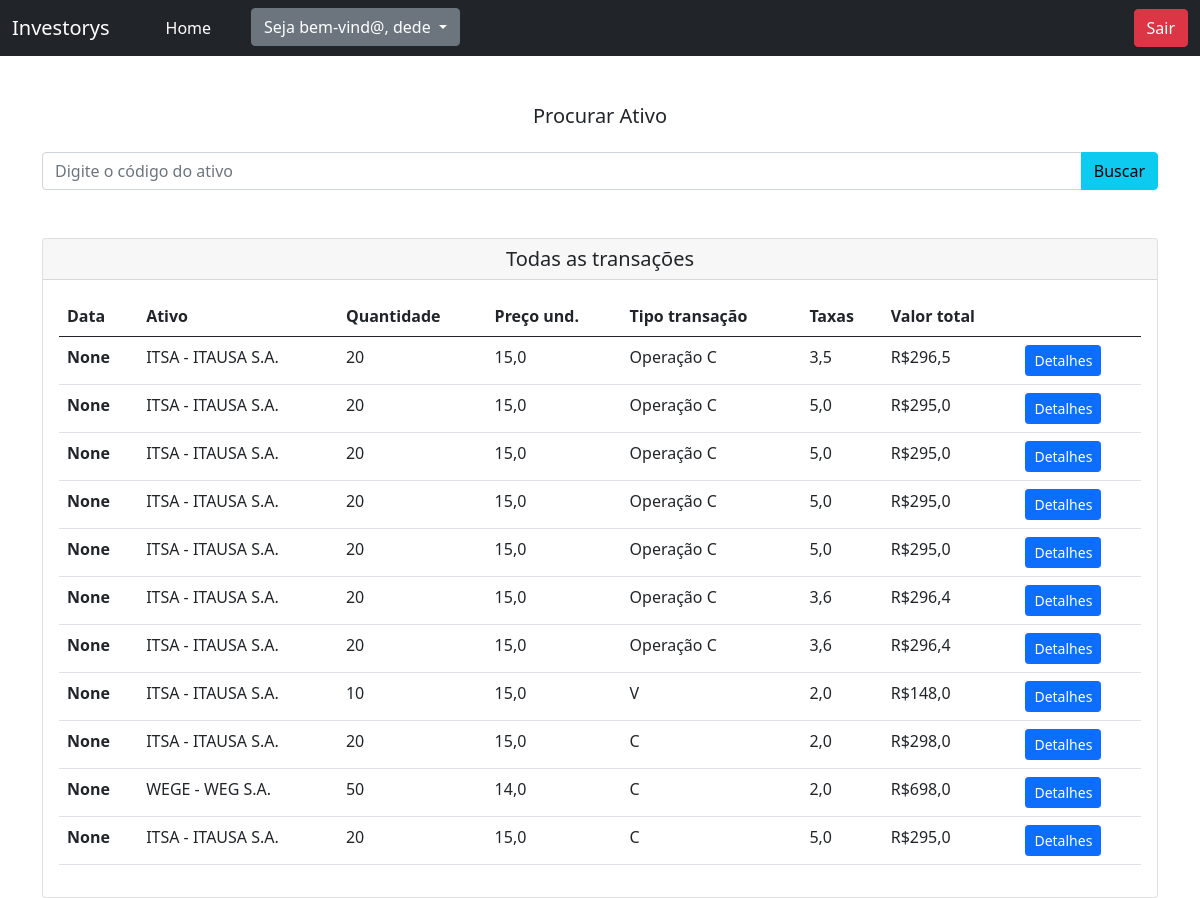
The page /user_wallet/transaction_all/ (signed in) on the database as committed earlier.
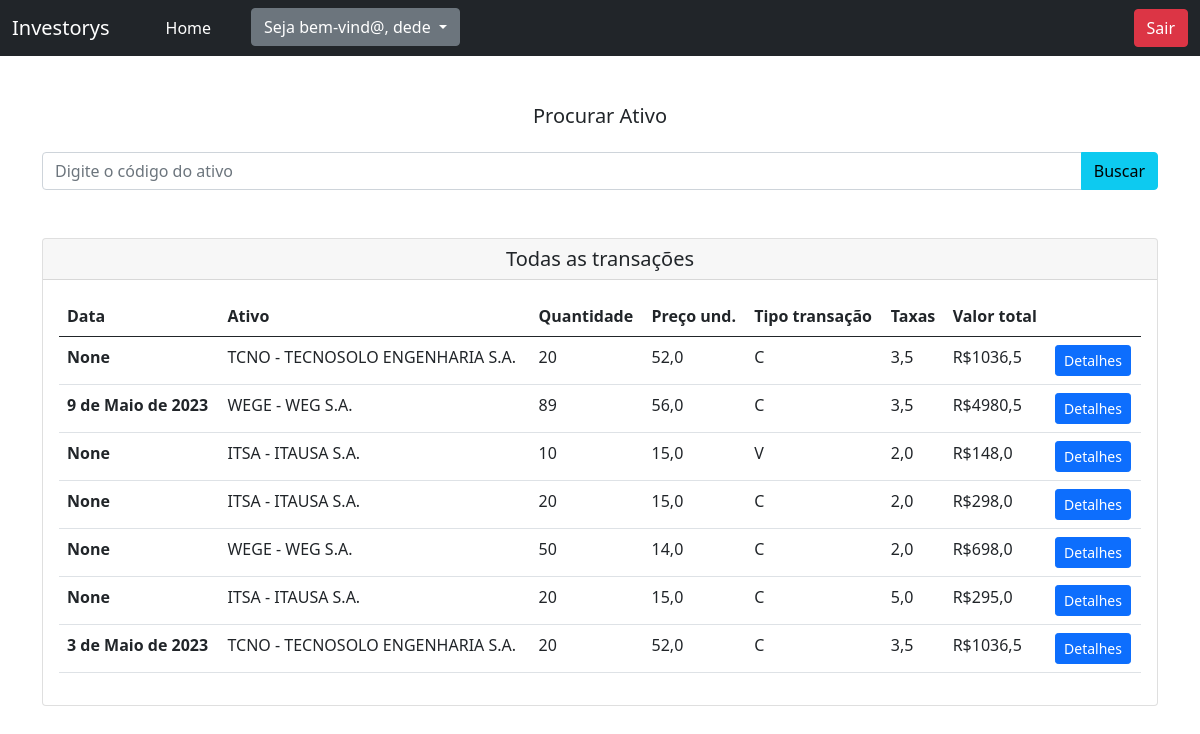
The same page on the database as committed later.
### my_wallet/models.py (models this page shows, shortened)
class Transaction(models.Model):
    TYPE_OF_TRANSACTION = (
        ('C', 'Compra'),
        ('V', 'Venda'),
    )
    date_done = models.DateField(default=datetime.now, blank=True)
    stock = models.ForeignKey(Stock, on_delete=models.CASCADE)
    quantity_stock = models.PositiveIntegerField()
    unite_price = models.FloatField()
    type_of = models.CharField(max_length=1, choices=TYPE_OF_TRANSACTION)
    brokerage = models.FloatField()
    investor = models.ForeignKey(Investor, on_delete=models.CASCADE)
    def valor_compra(self):
        valor = self.quantity_stock * self.unite_price
        return round(valor, 2)
    def valor_total_transaction(self):
        if self.TYPE_OF_TRANSACTION == 'C':
            valor_total = self.valor_compra() + self.brokerage
        else:
            valor_total = self.valor_compra() - self.brokerage
        return round(valor_total, 2)

class Stock(models.Model):
    code = models.CharField(max_length=6)
    name_enterprise = models.CharField(max_length=90)
    cnpj = models.CharField(max_length=18)
    def __str__(self):
        return "{} - {}".format(self.code, self.name_enterprise)

### my_wallet/views.py (the view)
# urls.py: path('transaction_all/', views.transaction_all, name='transaction_all'),
@login_required
def transaction_all(request):
    investor = Investor.objects.get(user=request.user)
    transactions = Transaction.objects.filter(investor=investor).order_by('-date_done')
    context = {
        'transactions': transactions,
        'user_loged': request.user
    }
    return render(request, 'my_wallet/all_transactions.html', context=context)

### my_wallet/templates/my_wallet/all_transactions.html (shortened to what this page needs)
{% extends 'geral/base.html' %}
{% block 'content' %}
<div class="container">
  <div class="row my-5">
    <br>
    <br>
    <h5 class="text-center">Procurar Ativo</h5>
    <br>
    <form action="{% url 'find_stock' %}" method="POST">
      <div class="input-group flex-nowrap">
        <input name="stock" type="text" class="form-control" placeholder="Digite o código do ativo" aria-describedby="addon-wrapping">{% csrf_token %}
        <input type="submit" class="input-group-btn btn btn-info" id="addon-wrapping" value="Buscar">
      </div>
    </form>
</div>
<div class="card">
<h5 class="card-header text-center">Todas as transações</h5>
<div class="card-body">
<div class="table-responsive">
    <table class="table">
        <thead>
          <tr>
            <th scope="col">Data</th>
            <th scope="col">Ativo</th>
            <th scope="col">Quantidade</th>
            <th scope="col">Preço und.</th>
            <th scope="col">Tipo transação</th>
            <th scope="col">Taxas</th>
            <th scope="col">Valor total</th>
            <th scope="col"></th>
          </tr>
        </thead>
        <tbody>
          {% for t in transactions %}
          <tr>
            <th scope="row">{{t.date_done}}</th>
            <td>{{t.stock}}</td>
            <td>{{t.quantity_stock}}</td>
            <td>{{t.unite_price}}</td>
            <td>{{t.type_of}}</td>
            <td>{{t.brokerage}}</td>
            <td>R${{t.valor_total_transaction}}</td>
            <td><a href="{% url 'transaction_detail' t.id %}" class="btn btn-sm btn-primary">Detalhes</a></td>
          </tr>
          {% endfor %}
        </tbody>
      </table>
</div>
</div>
</div>
</div>
{% endblock %}

### templates/geral/base.html (shortened to what this page needs)
<!doctype html>
<html lang="pt-BR">
  <head>
    <link href="https://cdn.jsdelivr.net/npm/bootstrap@5.0.2/dist/css/bootstrap.min.css" rel="stylesheet">
  </head>
  <body>
    <nav class="navbar navbar-expand-lg navbar-dark bg-dark">
        <div class="container-fluid">
          <a class="navbar-brand" href="{% url 'landing_page' %}">Investorys</a>
          <div class="collapse navbar-collapse" id="navbarSupportedContent">
            <ul class="navbar-nav me-auto mb-2 mb-lg-0 px-3">
              <li class="nav-item px-3">
                <a class="nav-link active" aria-current="page" href="{% url 'home' %}">Home</a>
              </li>
              {% if user_loged %}
              <li class="nav-item px-3">
                <div class="dropdown">
                  <button class="btn btn-secondary dropdown-toggle" type="button" id="dropdownMenuButton" data-toggle="dropdown" aria-expanded="false">
                      Seja bem-vind@, {{user_loged}}
                  </button>
                </div>
              </li>
              {% endif %}
            </ul>
          </div>
          {% if user_loged %}
              <div class="containter">
                <a class="btn btn-danger" aria-current="page" href="{% url 'user_logout' %}">Sair</a>
              </div>
          {% endif %}
        </div>
      </nav>
    {% block 'content' %}{% endblock %}
  </body>
</html>

Rows that differ between the two databases and show on the page:
removed Transaction: date_done "None", stock "ITSA - ITAUSA S.A.", quantity_stock "20", unite_price "15,0", type_of "Operação C", brokerage "3,5", valor_total_transaction "296,5"
removed Transaction: date_done "None", stock "ITSA - ITAUSA S.A.", quantity_stock "20", unite_price "15,0", type_of "Operação C", brokerage "5,0", valor_total_transaction "295,0"
removed Transaction: date_done "None", stock "ITSA - ITAUSA S.A.", quantity_stock "20", unite_price "15,0", type_of "Operação C", brokerage "5,0", valor_total_transaction "295,0"
removed Transaction: date_done "None", stock "ITSA - ITAUSA S.A.", quantity_stock "20", unite_price "15,0", type_of "Operação C", brokerage "5,0", valor_total_transaction "295,0"
removed Transaction: date_done "None", stock "ITSA - ITAUSA S.A.", quantity_stock "20", unite_price "15,0", type_of "Operação C", brokerage "5,0", valor_total_transaction "295,0"
removed Transaction: date_done "None", stock "ITSA - ITAUSA S.A.", quantity_stock "20", unite_price "15,0", type_of "Operação C", brokerage "3,6", valor_total_transaction "296,4"
removed Transaction: date_done "None", stock "ITSA - ITAUSA S.A.", quantity_stock "20", unite_price "15,0", type_of "Operação C", brokerage "3,6", valor_total_transaction "296,4"
added Transaction: date_done "None", stock "TCNO - TECNOSOLO ENGENHARIA S.A.", quantity_stock "20", unite_price "52,0", type_of "C", brokerage "3,5", valor_total_transaction "1036,5"
added Transaction: date_done "9 de Maio de 2023", stock "WEGE - WEG S.A.", quantity_stock "89", unite_price "56,0", type_of "C", brokerage "3,5", valor_total_transaction "4980,5"
added Transaction: date_done "3 de Maio de 2023", stock "TCNO - TECNOSOLO ENGENHARIA S.A.", quantity_stock "20", unite_price "52,0", type_of "C", brokerage "3,5", valor_total_transaction "1036,5"
